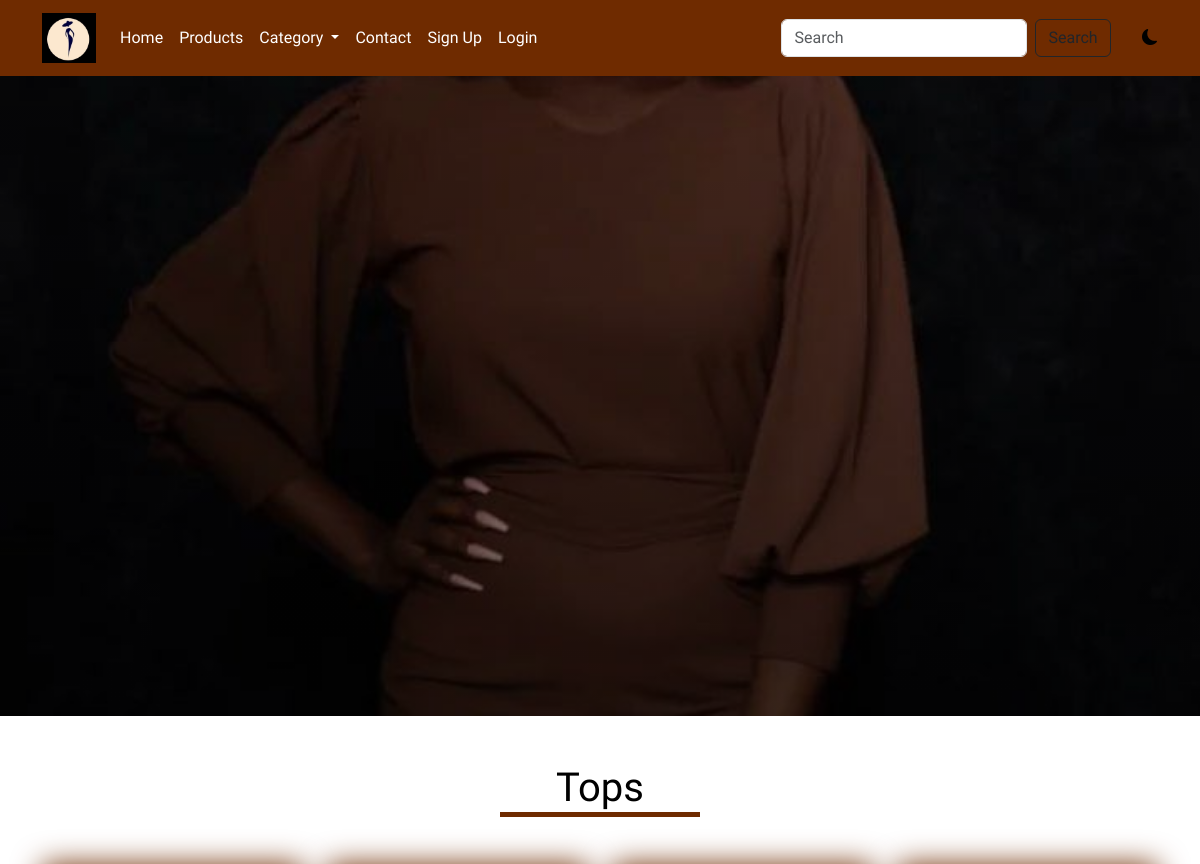
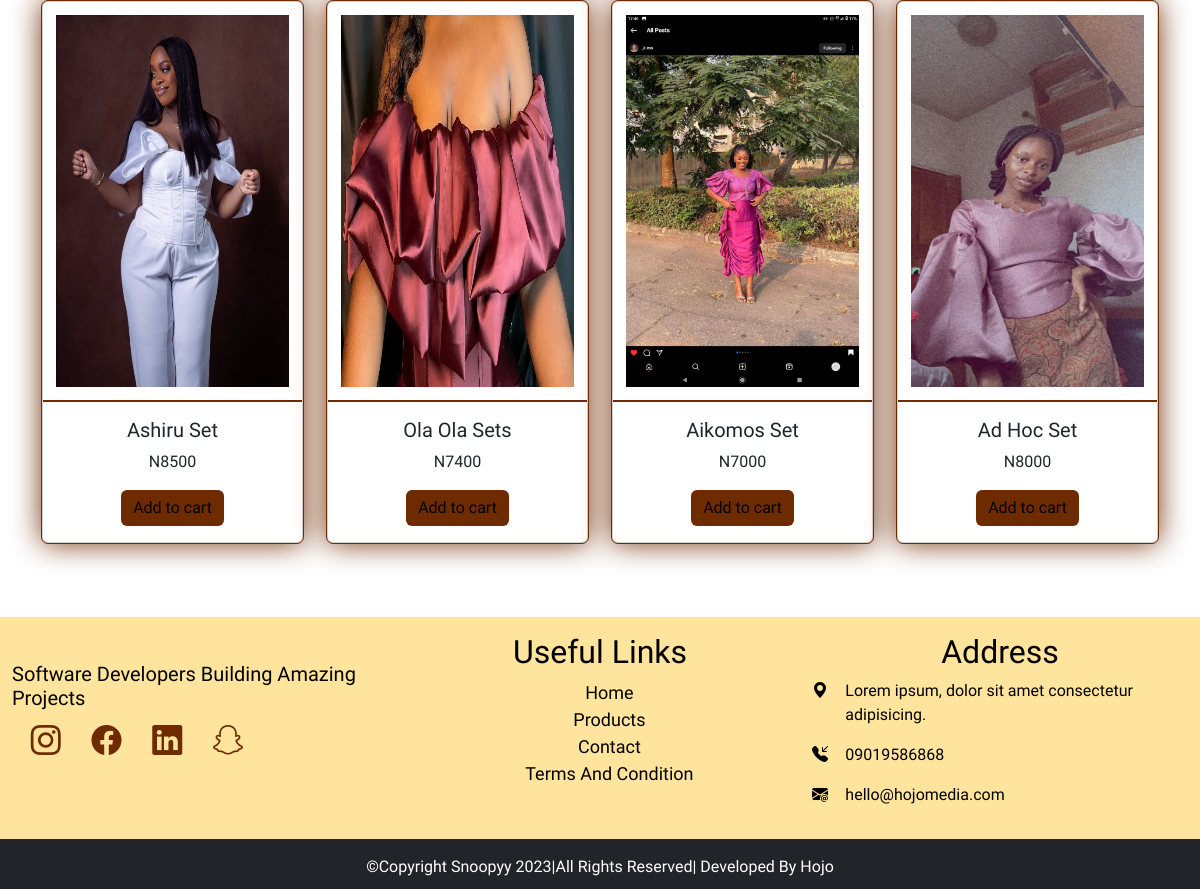
Page /category/1 on the committed database (2 pictures, top to bottom).
### main/models.py (models this page shows, shortened)
class AppInfo(models.Model):
    appname = models.CharField(max_length=50)
    logo = models.ImageField(upload_to='logo')
    banner = models.ImageField(upload_to='banner')
    carousel1 = models.ImageField(upload_to='carousel')
    carousel2 = models.ImageField(upload_to='carousel')
    carousel3 = models.ImageField(upload_to='carousel')

class Category(models.Model):
    name = models.CharField(max_length=50)
    catimg = models.ImageField(upload_to='catimg')
    slug = models.SlugField(unique=True)

class Product(models.Model):
    type = models.ForeignKey(Category, on_delete=models.CASCADE)
    name = models.CharField(max_length=50)
    slug = models.SlugField(unique=True)
    img = models.ImageField(upload_to='product')
    price = models.CharField(max_length=12)
    description = models.TextField()
    size = models.CharField(max_length=50, blank=True, null=True)
    popular = models.BooleanField(default=False)
    featured = models.BooleanField(default=False)
    uploaded = models.DateTimeField(auto_now_add=True)

### main/views.py (the view)
# urls.py: path('category/<str:id>', views.category, name='category'),
def category(request, id):
    catname = Category.objects.get(pk=id)
    catprod = Product.objects.filter(type_id=id)
    context = {
        'catname': catname,
        'catprod': catprod
    }
    return render(request, 'category.html', context)

### main/context_processor.py (called while the page is built)
def feature(request):
    info = AppInfo.objects.get(pk=1)
    categ = Category.objects.all()
    context ={
        'info':info,
        'categ':categ,
    }
    return context

def cartcount(request):
    cart = Cart.objects.filter(user__username = request.user.username, paid=False)
    itemcount = 0
    for item in cart:
        itemcount += item.quantity
    context = {
        'itemcount':itemcount
    }
    return context

### main/templates/category.html (shortened to what this page needs)
{% extends 'base.html' %}
{% block header %} {% include 'header.html' %} {% endblock header %}
{% block banner %} {% include 'banner.html' %} {% endblock banner %}
{% block content %}
 <div class="container mt-5 mb-5">
  <h1 class="text-center text-capitalize title">{{catname.name}}</h1>
  <div class="row mt-5">
    {% for item in catprod %}
    <div class="col-12 col-md-6 col-lg-3">
      <div class="card featcard">
        <a href="{% url 'detail' item.id item.slug %}"><img src="{{item.img.url}}" class="card-img-top" alt="..."></a>
        <div class="card-body">
          <h5 class="card-title text-capitalize text-center">{{item.name}}</h5>
          <P class="card-text text-center">N{{item.price}}</P>
          <button class="btn btn-warning">Add to cart</button>
        </div>
      </div>
    </div>
    {% endfor %}
  </div>
</div>
{% endblock content %}
{% block footer %} {% include 'footer.html' %} {% endblock footer %}

### main/templates/header.html (shortened to what this page needs)
    <nav class="navbar sticky-top navbar-expand-lg">
        <div class="container">
          <a class="navbar-brand" href="#"><img src="{{info.logo.url}}" height="50px" alt=""></a>
          <div class="collapse navbar-collapse" id="navbarSupportedContent">
            <ul class="navbar-nav me-auto  mb-2 mb-lg-0">
              {% if user.is_authenticated %}
              <li class="nav-item">
                <a class="nav-link" aria-current="page" href="{% url 'home' %}">Home</a>
              </li>
              <li class="nav-item">
                <a class="nav-link" href="{% url 'products' %}">Products</a>
              </li>
              <li class="nav-item dropdown">
                <a class="nav-link dropdown-toggle" href="#" role="button" data-bs-toggle="dropdown" aria-expanded="false">
                  Category
                </a>
                <ul class="dropdown-menu">
                  {% for item in categ %}
                  <li><a class="dropdown-item" href="{% url 'category' item.id %}">{{item.name|title}}</a></li>
                  {% endfor %}
              </ul>
              </li>
              <li class="nav-item">
                <a class="nav-link" href="{% url 'contact' %}">Contact</a>
              </li>
              <li class="nav-item">
                <a class="nav-link" href="{% url 'cart' %}">
                  <div class="wrapper">
                    <i class="bi bi-cart4"></i>
                    <span class="badge">{{itemcount}}</span>
                  </div>
                </a>
              </li>
                      <li class="nav-item dropdown">
                <a class="nav-link dropdown-toggle" href="#" role="button" data-bs-toggle="dropdown" aria-expanded="false">
                  {% if user.customer %}
                  <img src="{{user.customer.pix.url}}" style="height: 20px;" alt=""><span class="text-caitalize">Hi {{user.username}}</span>
                  {% endif %}
                </a>
                <ul class="dropdown-menu">
                  <li><a class="dropdown-item" href="{% url 'profile' %}">Profile</a></li>
                  <li><a class="dropdown-item" href="{% url 'signout' %}">Logout</a></li>
                </ul>
              </li>
              {% else %}
              <li class="nav-item">
                <a class="nav-link" aria-current="page" href="{% url 'home' %}">Home</a>
              </li>
              <li class="nav-item">
                <a class="nav-link" href="{% url 'products' %}">Products</a>
              </li>
              <li class="nav-item dropdown">
                <a class="nav-link dropdown-toggle" href="#" role="button" data-bs-toggle="dropdown" aria-expanded="false">
                  Category
                </a>
              </li>
              <li class="nav-item">
                <a class="nav-link" href="{% url 'contact' %}">Contact</a>
              </li>
              <li class="nav-item">
                <a class="nav-link" href="{% url 'signup' %}">Sign Up</a>
              </li>
              <li class="nav-item">
                <a class="nav-link" href="{% url 'signin' %}">Login</a>
              </li>
              {% endif %}
            </ul>
            <form action="{% url 'search' %}" method="POST" class="d-flex" role="search">
              <input class="form-control me-2" name="item" type="search" placeholder="Search" aria-label="Search">
              <button class="btn btn-outline-dark" type="submit">Search</button>
            </form>
            <div class="david">
              <i class="bi bi-moon-fill"></i>
           </div>
          </div>
        </div>
      </nav>

### main/static/css/style.css (style rules this page uses)
* { padding: 0%; margin: 0%; box-sizing: border-box; }
.navbar { background-color: rgb(111, 43, 0); }
.navbar-nav a { color: white; }
.david { margin-left: 3%; cursor: pointer; }
:root { --bg:white; --icon:black; --text:black; }
body { background: var(--bg) !important; color: var(--text) !important; font-family: 'Signika Negative', sans-serif; }
.title::after { content: ''; display: block; width: 200px; height: 5px; background-color: rgb(111, 43, 0); margin-left: auto; margin-right: auto; }
.featcard { text-align: center; outline: 1px solid rgb(111, 43, 0); box-shadow:0px 0px 30px rgb(111, 43, 0); transition: 3s; cursor: pointer; margin-bottom: 10%; }
.featcard img { height: 400px; border-bottom: 2px solid rgb(111, 43, 0); padding: 5%; transition: 2s; }
.featcard button { background-color: rgb(111, 43, 0); border:none }

### rows in the picture
AppInfo: logo (picture)
Category: name "Tops"
Product: img (picture), name "Ashiru Set", price "8500"
Product: img (picture), name "Ola Ola Sets", price "7400"
Product: img (picture), name "Aikomos Set", price "7000"
Product: img (picture), name "Ad Hoc Set", price "8000"
